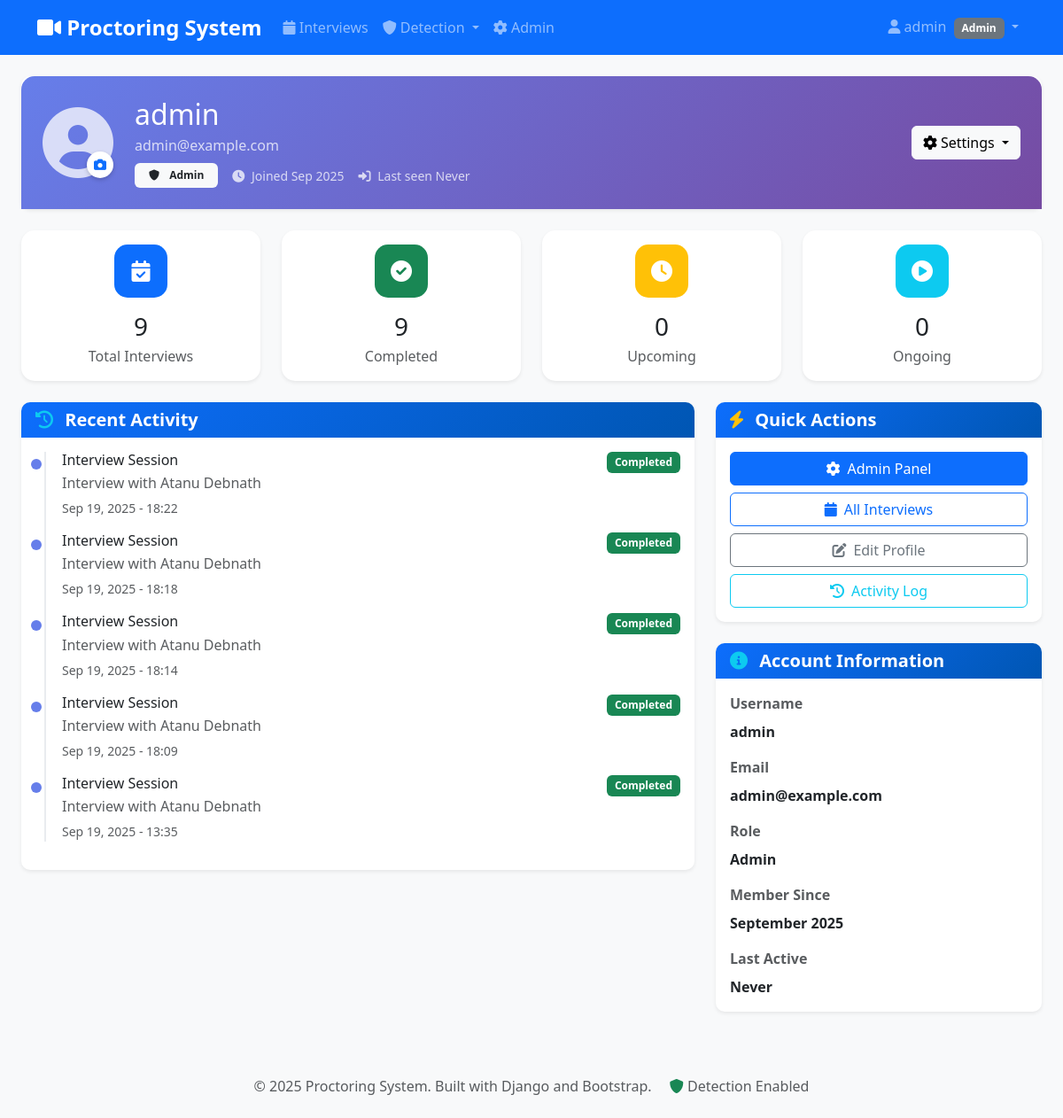
Page /accounts/ (signed in) on the earlier database version.
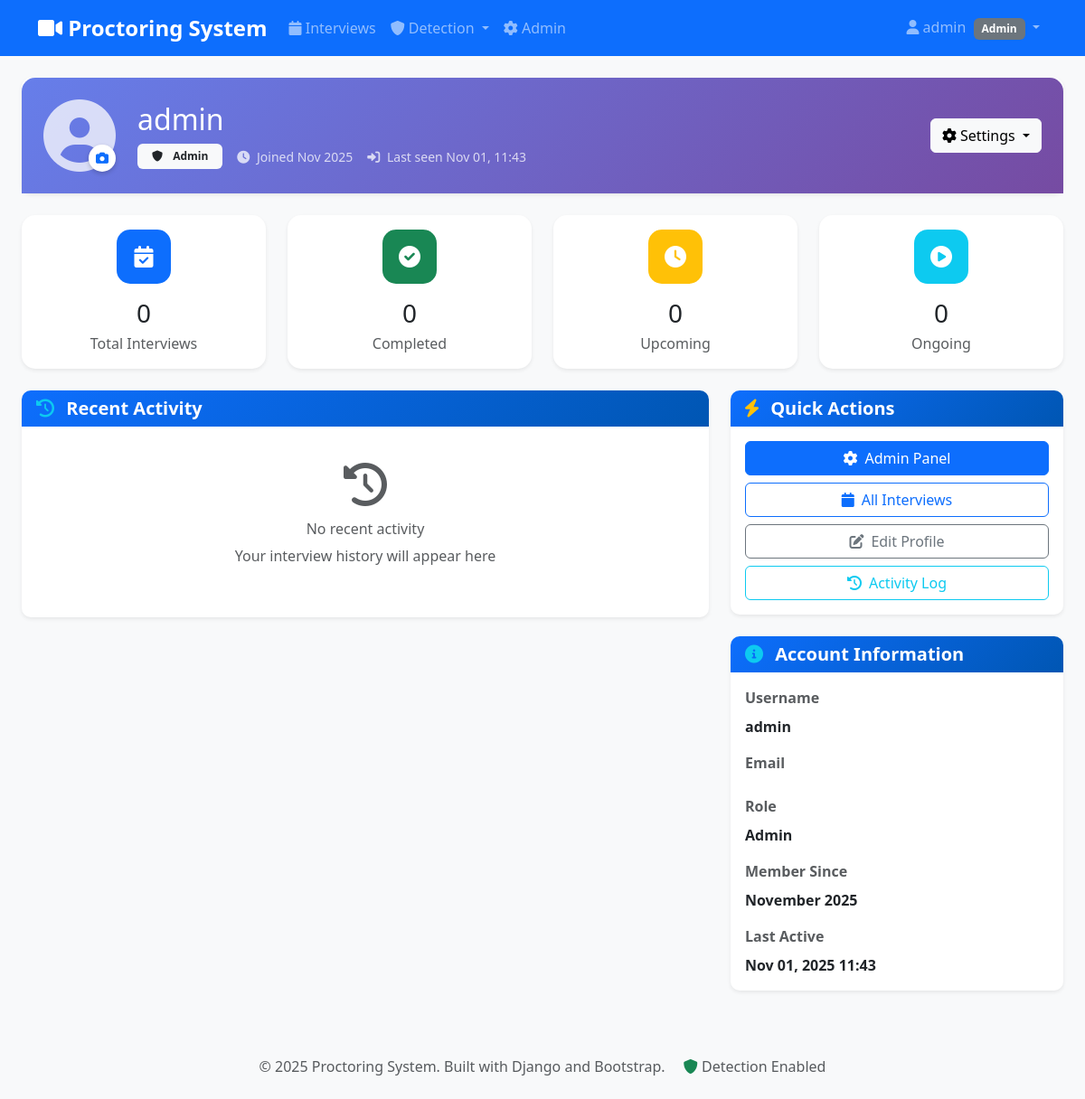
Same page on the later database version.
### accounts/models.py (models this page shows, shortened)
class User(AbstractUser):
    ROLE_CHOICES = [
        ('candidate', 'Candidate'),
        ('interviewer', 'Interviewer'),
        ('admin', 'Admin'),
    ]
    role = models.CharField(max_length=20, choices=ROLE_CHOICES, default='candidate')
    phone_number = models.CharField(max_length=15, blank=True, null=True)
    profile_picture = models.ImageField(upload_to='profile_pics/', blank=True, null=True)
    bio = models.TextField(blank=True, null=True, help_text="Short biography")
    email_verified = models.BooleanField(default=False)
    created_at = models.DateTimeField(default=timezone.now)  # Changed from auto_now_add
    updated_at = models.DateTimeField(auto_now=True)
    last_activity = models.DateTimeField(default=timezone.now)
    total_interviews = models.IntegerField(default=0)
    average_integrity_score = models.FloatField(default=0.0)
    class Meta:
        ordering = ['-created_at']
        indexes = [
            models.Index(fields=['role', 'is_active']),
            models.Index(fields=['email']),
        ]
    def get_full_name(self):
        full_name = super().get_full_name()
        return full_name if full_name.strip() else self.username

### interviews/models.py (models this page shows, shortened)
class Interview(models.Model):
    STATUS_CHOICES = [
        ('scheduled', 'Scheduled'),
        ('ongoing', 'Ongoing'),
        ('completed', 'Completed'),
        ('cancelled', 'Cancelled'),
    ]
    candidate = models.ForeignKey(
        settings.AUTH_USER_MODEL,
        on_delete=models.CASCADE,
        related_name='candidate_interviews',
        limit_choices_to={'role': 'candidate', 'is_active': True}
    )
    interviewer = models.ForeignKey(
        settings.AUTH_USER_MODEL,
        on_delete=models.CASCADE,
        related_name='interviewer_interviews',
        limit_choices_to={'role__in': ['interviewer', 'admin'], 'is_active': True}
    )
    title = models.CharField(max_length=200, default='Interview Session')
    description = models.TextField(blank=True, null=True)
    scheduled_time = models.DateTimeField()
    duration = models.PositiveIntegerField(
        help_text="Duration in minutes",
        null=True,
        blank=True,
        default=30
    )
    start_time = models.DateTimeField(null=True, blank=True)
    end_time = models.DateTimeField(null=True, blank=True)
    status = models.CharField(max_length=20, choices=STATUS_CHOICES, default='scheduled')
    created_at = models.DateTimeField(default=timezone.now)  # Changed
    updated_at = models.DateTimeField(auto_now=True)
    created_by = models.ForeignKey(
        settings.AUTH_USER_MODEL,
        on_delete=models.SET_NULL,
        null=True,
        blank=True,  # Allow null for existing records
        related_name='created_interviews'
    )
    meeting_link = models.URLField(blank=True, null=True, help_text="Video conference link")
    notes = models.TextField(blank=True, null=True, help_text="Interviewer notes")
    is_remote = models.BooleanField(default=True)
    location = models.CharField(max_length=200, blank=True, null=True)
    cancelled_at = models.DateTimeField(null=True, blank=True)
    cancelled_by = models.ForeignKey(
        settings.AUTH_USER_MODEL,
        on_delete=models.SET_NULL,
        null=True,
        blank=True,
        related_name='cancelled_interviews'
    )
    cancellation_reason = models.TextField(blank=True, null=True)
    rescheduled_from = models.ForeignKey(
        'self',
        on_delete=models.SET_NULL,
        null=True,
        blank=True,
        related_name='rescheduled_interviews'
    )
    reschedule_count = models.PositiveIntegerField(default=0)
    class Meta:
        ordering = ['-scheduled_time']
        indexes = [
            models.Index(fields=['status', 'scheduled_time']),
            models.Index(fields=['candidate', 'status']),
            models.Index(fields=['interviewer', 'status']),
        ]

### accounts/views.py (the view, shortened to what this page needs)
# urls.py: path('', views.profile_view, name='profile'),
@login_required
def profile_view(request):
    user = request.user
    if user.role == 'candidate':
        interviews = user.candidate_interviews.all()
        upcoming_interviews = interviews.filter(status='scheduled').order_by('scheduled_time')[:3]
        completed_interviews = interviews.filter(status='completed').order_by('-end_time')[:5]
        ongoing_interviews = interviews.filter(status='ongoing')
        stats = {
            'total_interviews': interviews.count(),
            'completed': interviews.filter(status='completed').count(),
            'upcoming': interviews.filter(status='scheduled').count(),
            'ongoing': interviews.filter(status='ongoing').count(),
        }
    else:  # admin or other roles
        interviews = Interview.objects.all()
        upcoming_interviews = interviews.filter(status='scheduled').order_by('scheduled_time')[:3]
        completed_interviews = interviews.filter(status='completed').order_by('-end_time')[:5]
        ongoing_interviews = interviews.filter(status='ongoing')
        stats = {
            'total_interviews': interviews.count(),
            'completed': interviews.filter(status='completed').count(),
            'upcoming': interviews.filter(status='scheduled').count(),
            'ongoing': interviews.filter(status='ongoing').count(),
        }
    context = {
        'user': user,
        'upcoming_interviews': upcoming_interviews,
        'completed_interviews': completed_interviews,
        'ongoing_interviews': ongoing_interviews,
        'stats': stats,
    }
    return render(request, 'accounts/profile.html', context)

### templates/accounts/profile.html (shortened to what the changed rows need)
{% extends 'base.html' %}
{% load static %}
{% block content %}
<div class="container-fluid">
    <div class="row mb-4">
        <div class="col-12">
            <div class="card border-0 shadow-sm">
                <div class="profile-header p-4">
                    <div class="row align-items-center">
                        <div class="col">
                            <h2 class="mb-1">{{ user.get_full_name|default:user.username }}</h2>
                            <p class="mb-2 opacity-75">{{ user.email }}</p>
                            <div class="d-flex align-items-center gap-3">
                                <span class="badge bg-light text-dark px-3 py-2">
                                    <i class="fas fa-{% if user.role == 'admin' %}shield-alt{% elif user.role == 'interviewer' %}chalkboard-teacher{% else %}user{% endif %} me-2"></i>
                                    {{ user.get_role_display }}
                                </span>
                                <small class="opacity-75">
                                    <i class="fas fa-clock me-1"></i>
                                    Joined {{ user.date_joined|date:"M Y" }}
                                </small>
                                <small class="opacity-75">
                                    <i class="fas fa-sign-in-alt me-1"></i>
                                    Last seen {{ user.last_login|date:"M d, H:i"|default:"Never" }}
                                </small>
                            </div>
                        </div>
                    </div>
                </div>
            </div>
        </div>
    </div>
    <div class="row mb-4">
        <div class="col-md-3">
            <div class="card stats-card shadow-sm">
                <div class="card-body text-center">
                    <div class="stats-icon bg-primary text-white mx-auto">
                        <i class="fas fa-calendar-check"></i>
                    </div>
                    <h3 class="mb-1">{{ stats.total_interviews|default:0 }}</h3>
                    <p class="text-muted mb-0">Total Interviews</p>
                </div>
            </div>
        </div>
        <div class="col-md-3">
            <div class="card stats-card shadow-sm">
                <div class="card-body text-center">
                    <div class="stats-icon bg-success text-white mx-auto">
                        <i class="fas fa-check-circle"></i>
                    </div>
                    <h3 class="mb-1">{{ stats.completed|default:0 }}</h3>
                    <p class="text-muted mb-0">Completed</p>
                </div>
            </div>
        </div>
    </div>
    <div class="row">
        <div class="col-lg-8">
            <div class="card shadow-sm">
                <div class="card-body">
                    {% if completed_interviews %}
                        <div class="activity-timeline">
                            {% for interview in completed_interviews %}
                            <div class="activity-item">
                                <div class="d-flex justify-content-between align-items-start">
                                    <div>
                                        <h6 class="mb-1">{{ interview.title|default:"Interview Session" }}</h6>
                                        <p class="text-muted mb-1">
                                            {% if user.role == 'candidate' %}
                                                Interview with {{ interview.interviewer.get_full_name|default:interview.interviewer.username }}
                                            {% else %}
                                                Interview with {{ interview.candidate.get_full_name|default:interview.candidate.username }}
                                            {% endif %}
                                        </p>
                                        <small class="text-muted">
                                            {{ interview.end_time|date:"M d, Y - H:i" }}
                                        </small>
                                    </div>
                                    <span class="badge bg-success">Completed</span>
                                </div>
                            </div>
                            {% endfor %}
                        </div>
                    {% else %}
                        <div class="text-center py-4">
                            <i class="fas fa-history fa-3x text-muted mb-3"></i>
                            <h6 class="text-muted">No recent activity</h6>
                            <p class="text-muted">Your interview history will appear here</p>
                        </div>
                    {% endif %}
                </div>
            </div>
        </div>
        <div class="col-lg-4">
            <div class="card shadow-sm">
                <div class="card-body">
                    <div class="mb-3">
                        <label class="form-label text-muted">Username</label>
                        <div class="fw-bold">{{ user.username }}</div>
                    </div>
                    <div class="mb-3">
                        <label class="form-label text-muted">Email</label>
                        <div class="fw-bold">{{ user.email }}</div>
                    </div>
                    <div class="mb-3">
                        <label class="form-label text-muted">Role</label>
                        <div class="fw-bold">{{ user.get_role_display }}</div>
                    </div>
                    <div class="mb-3">
                        <label class="form-label text-muted">Member Since</label>
                        <div class="fw-bold">{{ user.date_joined|date:"F Y" }}</div>
                    </div>
                    <div class="mb-0">
                        <label class="form-label text-muted">Last Active</label>
                        <div class="fw-bold">{{ user.last_login|date:"M d, Y H:i"|default:"Never" }}</div>
                    </div>
                </div>
            </div>
        </div>
    </div>
</div>
{% endblock %}

### templates/base.html (shortened to what this page needs)
<!DOCTYPE html>
{% load static %}
<html lang="en">
<head>
    <link href="https://cdn.jsdelivr.net/npm/bootstrap@5.3.0/dist/css/bootstrap.min.css" rel="stylesheet">
    <link href="https://cdnjs.cloudflare.com/ajax/libs/font-awesome/6.0.0/css/all.min.css" rel="stylesheet">
    <link href="{% static 'css/styles.css' %}" rel="stylesheet">
</head>
<body>
    <nav class="navbar navbar-expand-lg navbar-dark bg-primary">
        <div class="container">
            <a class="navbar-brand" href="{% if user.is_authenticated %}{% if user.role == 'candidate' %}{% url 'interviews:candidate_dashboard' %}{% else %}{% url 'interviews:interview_list' %}{% endif %}{% else %}{% url 'accounts:login' %}{% endif %}">
                <i class="fas fa-video"></i> Proctoring System
            </a>
            <div class="collapse navbar-collapse" id="navbarNav">
                <ul class="navbar-nav me-auto">
                    {% if user.is_authenticated %}
                        {% if user.role == 'candidate' %}
                            <li class="nav-item">
                                <a class="nav-link" href="{% url 'interviews:candidate_dashboard' %}">
                                    <i class="fas fa-tachometer-alt"></i> Dashboard
                                </a>
                            </li>
                            <li class="nav-item">
                                <a class="nav-link" href="{% url 'interviews:interview_list' %}">
                                    <i class="fas fa-calendar"></i> My Interviews
                                </a>
                            </li>
                        {% else %}
                            <li class="nav-item">
                                <a class="nav-link" href="{% url 'interviews:interview_list' %}">
                                    <i class="fas fa-calendar"></i> Interviews
                                </a>
                            </li>
                            <li class="nav-item dropdown">
                                <a class="nav-link dropdown-toggle" href="#" id="detectionDropdown" role="button" data-bs-toggle="dropdown">
                                    <i class="fas fa-shield-alt"></i> Detection
                                </a>
                            </li>
                        {% endif %}
                        {% if user.is_staff %}
                            <li class="nav-item">
                                <a class="nav-link" href="{% url 'admin:index' %}">
                                    <i class="fas fa-cog"></i> Admin
                                </a>
                            </li>
                        {% endif %}
                    {% endif %}
                </ul>
                <ul class="navbar-nav">
                    {% if user.is_authenticated %}
                        <li class="nav-item dropdown">
                            <a class="nav-link dropdown-toggle" href="#" id="navbarDropdown" role="button" data-bs-toggle="dropdown">
                                <i class="fas fa-user"></i> {{ user.username }}
                                <span class="badge bg-secondary ms-1">{{ user.get_role_display }}</span>
                            </a>
                        </li>
                    {% endif %}
                </ul>
            </div>
        </div>
    </nav>
    <main class="container-fluid mt-4">
        {% block content %}{% endblock %}
    </main>
    <footer class="bg-light mt-5 py-4">
        <div class="container text-center">
            <p class="text-muted mb-0">
                &copy; 2025 Proctoring System. Built with Django and Bootstrap.
                <span class="ms-3">
                    <i class="fas fa-shield-alt text-success"></i> Detection Enabled
                </span>
            </p>
        </div>
    </footer>
</body>
</html>

Differences in the rows shown:
removed Interview: title "Interview Session", candidate.get_full_name "Atanu Debnath", end_time "Sep 19, 2025 - 18:22"
removed Interview: title "Interview Session", candidate.get_full_name "Atanu Debnath", end_time "Sep 19, 2025 - 18:18"
removed Interview: title "Interview Session", candidate.get_full_name "Atanu Debnath", end_time "Sep 19, 2025 - 18:14"
removed Interview: title "Interview Session", candidate.get_full_name "Atanu Debnath", end_time "Sep 19, 2025 - 18:09"
removed Interview: title "Interview Session", candidate.get_full_name "Atanu Debnath", end_time "Sep 19, 2025 - 13:35"
changed User "admin": date_joined "Sep 2025" → "Nov 2025"; last_login "Never" → "Nov 01, 11:43"; date_joined "September 2025" → "November 2025"; last_login "Never" → "Nov 01, 2025 11:43"; email "admin@example.com" → (not shown)
Other differences:
{{ stats.total_interviews|default:0 }}: "9" → "0"
{{ stats.completed|default:0 }}: "9" → "0"
text now shown: "No recent activity Your interview history will appear here"
